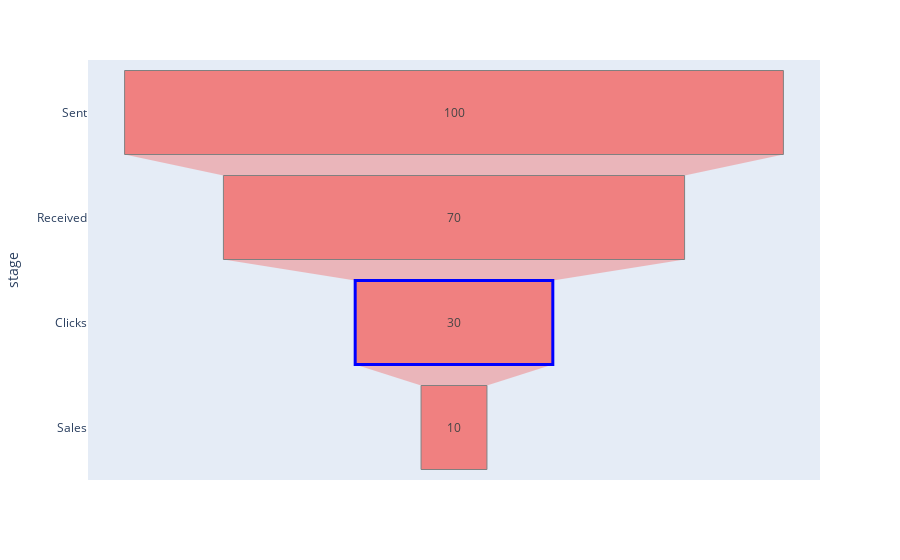

Notebook code for this chart:
### Code cell
import plotly.express as px
import pandas as pd

# Sample data
df = pd.DataFrame(dict(
    stage = ['Sent', 'Received', 'Clicks', 'Sales'],
    percentage = [100, 70, 30, 10]))

fig = px.funnel(df, x = 'percentage', y = 'stage',
                color_discrete_sequence = ['lightcoral'], opacity = 1)
fig.update_traces(marker = {'line': {'width': [1, 1, 3, 1], 'color': ['gray', 'gray', 'blue', 'gray']}})

fig.show()

### Figure 1 — Plotly figure (JSON) as saved in the notebook; plotly's stock layout.template omitted (floating-point values rounded to 4 significant figures)
{"data": [{"hovertemplate": "percentage=%{x}<br>stage=%{y}<extra></extra>", "legendgroup": "", "marker": {"color": "lightcoral", "line": {"color": ["gray", "gray", "blue", "gray"], "width": [1, 1, 3, 1]}}, "name": "", "opacity": 1, "orientation": "h", "showlegend": false, "type": "funnel", "x": [100, 70, 30, 10], "xaxis": "x", "y": ["Sent", "Received", "Clicks", "Sales"], "yaxis": "y"}], "layout": {"legend": {"tracegroupgap": 0}, "margin": {"t": 60}, "xaxis": {"anchor": "y", "domain": [0, 1], "title": {"text": "percentage"}}, "yaxis": {"anchor": "x", "domain": [0, 1], "title": {"text": "stage"}}}}
